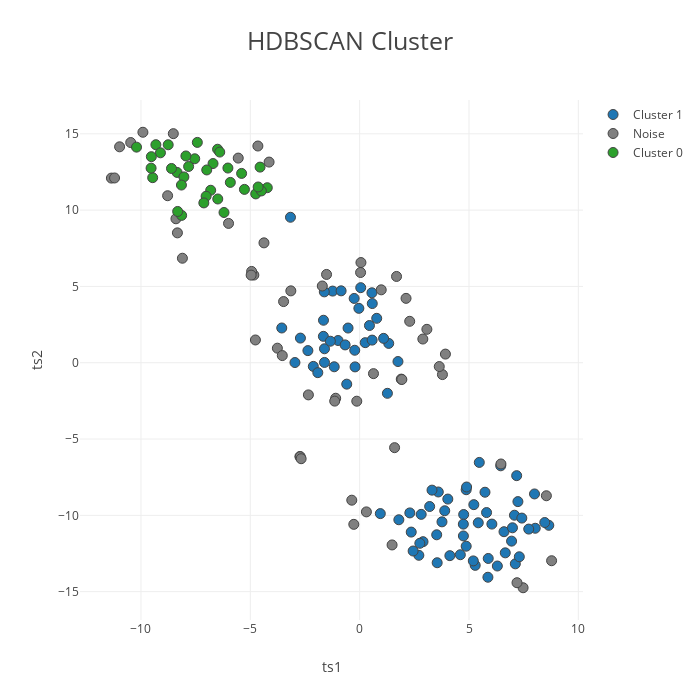

The code cell stored with this chart in its notebook:
### Code cell
# OLD
# cluster(df, method='HDBSCAN', dim_method='tsne')
